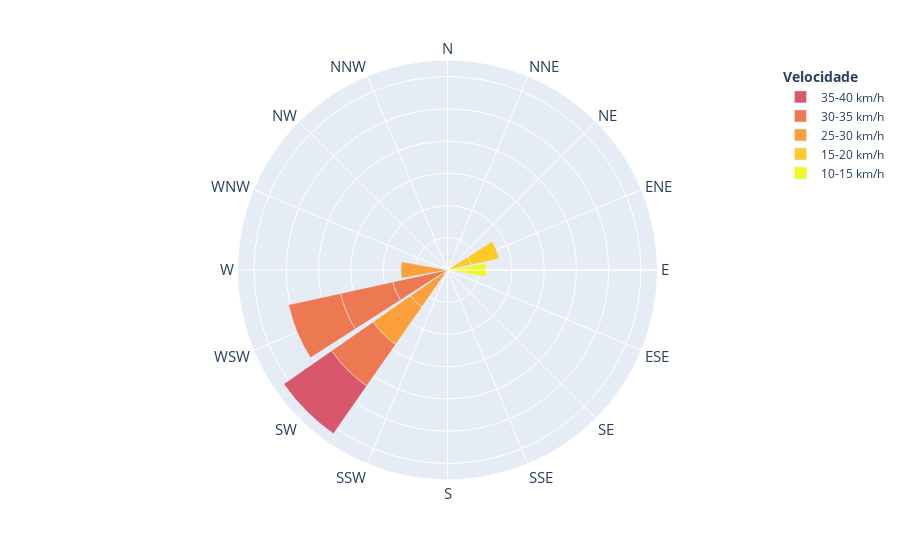
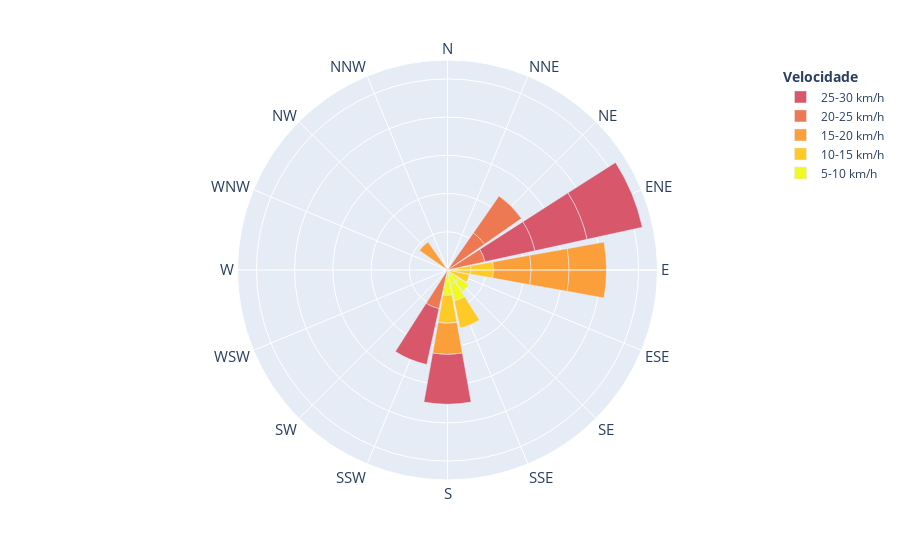
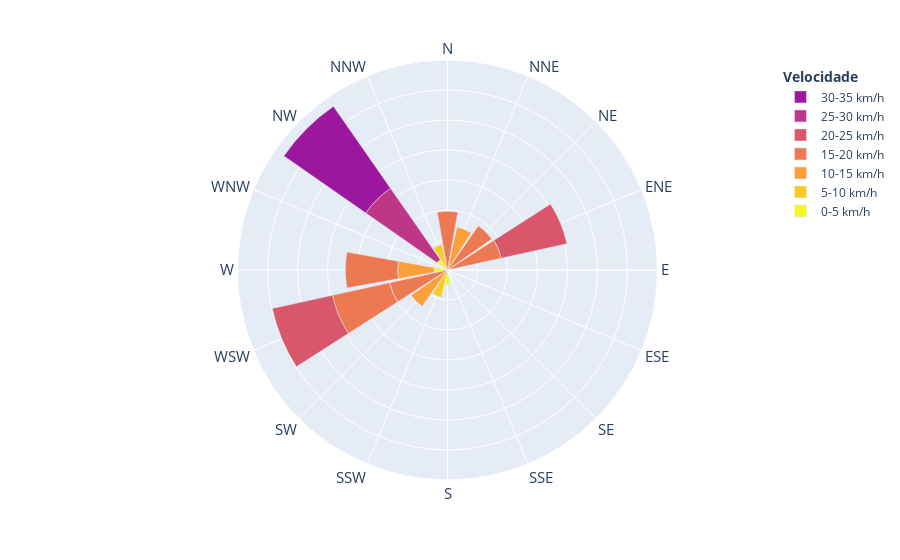
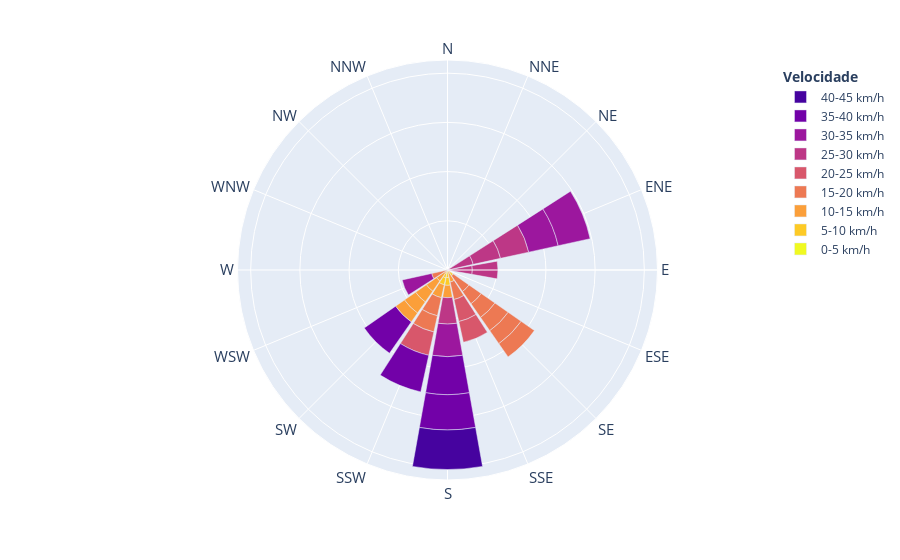

The code cell stored with these charts, in order, in its notebook:
### Markdown cell above
# Criando os gráficos por mês

### Code cell
import plotly.express as px

campaigns = trajs_659['campanha'].unique()

velocidade_cat = ['0-5 km/h', '5-10 km/h', '10-15 km/h', '15-20 km/h', '20-25 km/h', '25-30 km/h', '30-35 km/h', '35-40 km/h', '40-45 km/h']
dir_cat = ["N", "NNE", "NE", "ENE", "E", "ESE", "SE", "SSE", "S", "SSW", "SW", "WSW", "W", "WNW", "NW", "NNW"]

for c in campaigns:
    df = trajs_659.loc[trajs_659.campanha == c]
        
    fig = px.bar_polar(df, r='velocidade', theta='direção', color='velocidade_cat', 
                      category_orders={'velocidade_cat': velocidade_cat,
                                      'direção': dir_cat}, 
                       color_discrete_sequence = px.colors.sequential.Plasma_r,
                       hover_data={'data': True})

    fig.update_layout(legend=dict(
         traceorder='reversed',
         yanchor='top',
         y=0.99,
         xanchor='right',
         x=1.1,
         title=dict(
             text='<b>Velocidade', 
             font={'size': 14})),
         font_family='Open Sans',
         polar_radialaxis_showticklabels=False,
         polar_angularaxis_tickfont_size = 15,
         paper_bgcolor='rgb(255, 255, 255)')

    fig.show()

### Figure 1 — Plotly figure (JSON) as saved in the notebook; plotly's stock layout.template omitted (floating-point values rounded to 4 significant figures)
{"data": [{"customdata": [["July, 2018"], ["July, 2018"]], "hovertemplate": "velocidade_cat=10-15 km/h<br>velocidade=%{r}<br>direção=%{theta}<br>data=%{customdata[0]}<extra></extra>", "legendgroup": "10-15 km/h", "marker": {"color": "#f0f921"}, "name": "10-15 km/h", "r": [10.94, 13.14], "showlegend": true, "subplot": "polar", "theta": ["E", "E"], "type": "barpolar"}, {"customdata": [["July, 2018"], ["July, 2018"]], "hovertemplate": "velocidade_cat=15-20 km/h<br>velocidade=%{r}<br>direção=%{theta}<br>data=%{customdata[0]}<extra></extra>", "legendgroup": "15-20 km/h", "marker": {"color": "#fdca26"}, "name": "15-20 km/h", "r": [15.07, 17.68], "showlegend": true, "subplot": "polar", "theta": ["ENE", "ENE"], "type": "barpolar"}, {"customdata": [["July, 2018"], ["July, 2018"], ["July, 2018"]], "hovertemplate": "velocidade_cat=25-30 km/h<br>velocidade=%{r}<br>direção=%{theta}<br>data=%{customdata[0]}<extra></extra>", "legendgroup": "25-30 km/h", "marker": {"color": "#fb9f3a"}, "name": "25-30 km/h", "r": [27.98, 28.97, 28.32], "showlegend": true, "subplot": "polar", "theta": ["SW", "W", "SW"], "type": "barpolar"}, {"customdata": [["July, 2018"], ["July, 2018"], ["July, 2018"], ["July, 2018"]], "hovertemplate": "velocidade_cat=30-35 km/h<br>velocidade=%{r}<br>direção=%{theta}<br>data=%{customdata[0]}<extra></extra>", "legendgroup": "30-35 km/h", "marker": {"color": "#ed7953"}, "name": "30-35 km/h", "r": [31.42, 34.77, 33.14, 33.02], "showlegend": true, "subplot": "polar", "theta": ["SW", "WSW", "WSW", "WSW"], "type": "barpolar"}, {"customdata": [["July, 2018"]], "hovertemplate": "velocidade_cat=35-40 km/h<br>velocidade=%{r}<br>direção=%{theta}<br>data=%{customdata[0]}<extra></extra>", "legendgroup": "35-40 km/h", "marker": {"color": "#d8576b"}, "name": "35-40 km/h", "r": [36.05], "showlegend": true, "subplot": "polar", "theta": ["SW"], "type": "barpolar"}], "layout": {"barmode": "relative", "font": {"family": "Open Sans"}, "legend": {"title": {"font": {"size": 14}, "text": "<b>Velocidade"}, "tracegroupgap": 0, "traceorder": "reversed", "x": 1.1, "xanchor": "right", "y": 0.99, "yanchor": "top"}, "margin": {"t": 60}, "paper_bgcolor": "rgb(255, 255, 255)", "polar": {"angularaxis": {"categoryarray": ["N", "NNE", "NE", "ENE", "E", "ESE", "SE", "SSE", "S", "SSW", "SW", "WSW", "W", "WNW", "NW", "NNW"], "categoryorder": "array", "direction": "clockwise", "rotation": 90, "tickfont": {"size": 15}}, "domain": {"x": [0, 1], "y": [0, 1]}, "radialaxis": {"showticklabels": false}}}}

### Figure 2 — Plotly figure (JSON) as saved in the notebook; plotly's stock layout.template omitted (floating-point values rounded to 4 significant figures)
{"data": [{"customdata": [["August, 2018"], ["August, 2018"], ["August, 2018"], ["August, 2018"], ["August, 2018"], ["August, 2018"]], "hovertemplate": "velocidade_cat=5-10 km/h<br>velocidade=%{r}<br>direção=%{theta}<br>data=%{customdata[0]}<extra></extra>", "legendgroup": "5-10 km/h", "marker": {"color": "#f0f921"}, "name": "5-10 km/h", "r": [5.929, 7.211, 7.666, 8.959, 6.286, 7.359], "showlegend": true, "subplot": "polar", "theta": ["S", "SE", "SSE", "SSE", "SE", "S"], "type": "barpolar"}, {"customdata": [["August, 2018"], ["August, 2018"], ["August, 2018"], ["August, 2018"], ["August, 2018"], ["August, 2018"]], "hovertemplate": "velocidade_cat=10-15 km/h<br>velocidade=%{r}<br>direção=%{theta}<br>data=%{customdata[0]}<extra></extra>", "legendgroup": "10-15 km/h", "marker": {"color": "#fdca26"}, "name": "10-15 km/h", "r": [12.75, 14.43, 11.66, 12.31, 11.78, 14.56], "showlegend": true, "subplot": "polar", "theta": [null, "SSE", "ESE", "E", "E", "S"], "type": "barpolar"}, {"customdata": [["August, 2018"], ["August, 2018"], ["August, 2018"], ["August, 2018"], ["August, 2018"]], "hovertemplate": "velocidade_cat=15-20 km/h<br>velocidade=%{r}<br>direção=%{theta}<br>data=%{customdata[0]}<extra></extra>", "legendgroup": "15-20 km/h", "marker": {"color": "#fb9f3a"}, "name": "15-20 km/h", "r": [19.68, 19.84, 19.57, 17.84, 16.35], "showlegend": true, "subplot": "polar", "theta": ["E", "E", "E", "NW", "S"], "type": "barpolar"}, {"customdata": [["August, 2018"], ["August, 2018"], ["August, 2018"], ["August, 2018"]], "hovertemplate": "velocidade_cat=20-25 km/h<br>velocidade=%{r}<br>direção=%{theta}<br>data=%{customdata[0]}<extra></extra>", "legendgroup": "20-25 km/h", "marker": {"color": "#ed7953"}, "name": "20-25 km/h", "r": [20.12, 23.67, 23.46, 20.74], "showlegend": true, "subplot": "polar", "theta": ["ENE", "NE", "NE", "SSW"], "type": "barpolar"}, {"customdata": [["August, 2018"], ["August, 2018"], ["August, 2018"], ["August, 2018"], ["August, 2018"]], "hovertemplate": "velocidade_cat=25-30 km/h<br>velocidade=%{r}<br>direção=%{theta}<br>data=%{customdata[0]}<extra></extra>", "legendgroup": "25-30 km/h", "marker": {"color": "#d8576b"}, "name": "25-30 km/h", "r": [26.74, 28.0, 29.54, 29.9, 26.04], "showlegend": true, "subplot": "polar", "theta": ["ENE", "ENE", "ENE", "SSW", "S"], "type": "barpolar"}], "layout": {"barmode": "relative", "font": {"family": "Open Sans"}, "legend": {"title": {"font": {"size": 14}, "text": "<b>Velocidade"}, "tracegroupgap": 0, "traceorder": "reversed", "x": 1.1, "xanchor": "right", "y": 0.99, "yanchor": "top"}, "margin": {"t": 60}, "paper_bgcolor": "rgb(255, 255, 255)", "polar": {"angularaxis": {"categoryarray": ["N", "NNE", "NE", "ENE", "E", "ESE", "SE", "SSE", "S", "SSW", "SW", "WSW", "W", "WNW", "NW", "NNW"], "categoryorder": "array", "direction": "clockwise", "rotation": 90, "tickfont": {"size": 15}}, "domain": {"x": [0, 1], "y": [0, 1]}, "radialaxis": {"showticklabels": false}}}}

### Figure 3 — Plotly figure (JSON) as saved in the notebook; plotly's stock layout.template omitted (floating-point values rounded to 4 significant figures)
{"data": [{"customdata": [["September, 2018"], ["September, 2018"], ["September, 2018"]], "hovertemplate": "velocidade_cat=0-5 km/h<br>velocidade=%{r}<br>direção=%{theta}<br>data=%{customdata[0]}<extra></extra>", "legendgroup": "0-5 km/h", "marker": {"color": "#f0f921"}, "name": "0-5 km/h", "r": [4.945, 4.234, 4.472], "showlegend": true, "subplot": "polar", "theta": ["S", "NW", "W"], "type": "barpolar"}, {"customdata": [["September, 2018"], ["September, 2018"]], "hovertemplate": "velocidade_cat=5-10 km/h<br>velocidade=%{r}<br>direção=%{theta}<br>data=%{customdata[0]}<extra></extra>", "legendgroup": "5-10 km/h", "marker": {"color": "#fdca26"}, "name": "5-10 km/h", "r": [9.346, 8.67], "showlegend": true, "subplot": "polar", "theta": ["SSW", "NNW"], "type": "barpolar"}, {"customdata": [["September, 2018"], ["September, 2018"], ["September, 2018"]], "hovertemplate": "velocidade_cat=10-15 km/h<br>velocidade=%{r}<br>direção=%{theta}<br>data=%{customdata[0]}<extra></extra>", "legendgroup": "10-15 km/h", "marker": {"color": "#fb9f3a"}, "name": "10-15 km/h", "r": [12.14, 14.69, 14.79], "showlegend": true, "subplot": "polar", "theta": ["W", "NNE", "SW"], "type": "barpolar"}, {"customdata": [["September, 2018"], ["September, 2018"], ["September, 2018"], ["September, 2018"], ["September, 2018"], ["September, 2018"], ["September, 2018"]], "hovertemplate": "velocidade_cat=15-20 km/h<br>velocidade=%{r}<br>direção=%{theta}<br>data=%{customdata[0]}<extra></extra>", "legendgroup": "15-20 km/h", "marker": {"color": "#ed7953"}, "name": "15-20 km/h", "r": [17.44, 18.39, 18.0, 17.02, 19.75, 19.51, 19.58], "showlegend": true, "subplot": "polar", "theta": ["W", "ENE", "NE", null, "WSW", "WSW", "N"], "type": "barpolar"}, {"customdata": [["September, 2018"], ["September, 2018"]], "hovertemplate": "velocidade_cat=20-25 km/h<br>velocidade=%{r}<br>direção=%{theta}<br>data=%{customdata[0]}<extra></extra>", "legendgroup": "20-25 km/h", "marker": {"color": "#d8576b"}, "name": "20-25 km/h", "r": [22.39, 20.56], "showlegend": true, "subplot": "polar", "theta": ["ENE", "WSW"], "type": "barpolar"}, {"customdata": [["September, 2018"]], "hovertemplate": "velocidade_cat=25-30 km/h<br>velocidade=%{r}<br>direção=%{theta}<br>data=%{customdata[0]}<extra></extra>", "legendgroup": "25-30 km/h", "marker": {"color": "#bd3786"}, "name": "25-30 km/h", "r": [29.01], "showlegend": true, "subplot": "polar", "theta": ["NW"], "type": "barpolar"}, {"customdata": [["September, 2018"]], "hovertemplate": "velocidade_cat=30-35 km/h<br>velocidade=%{r}<br>direção=%{theta}<br>data=%{customdata[0]}<extra></extra>", "legendgroup": "30-35 km/h", "marker": {"color": "#9c179e"}, "name": "30-35 km/h", "r": [33.27], "showlegend": true, "subplot": "polar", "theta": ["NW"], "type": "barpolar"}], "layout": {"barmode": "relative", "font": {"family": "Open Sans"}, "legend": {"title": {"font": {"size": 14}, "text": "<b>Velocidade"}, "tracegroupgap": 0, "traceorder": "reversed", "x": 1.1, "xanchor": "right", "y": 0.99, "yanchor": "top"}, "margin": {"t": 60}, "paper_bgcolor": "rgb(255, 255, 255)", "polar": {"angularaxis": {"categoryarray": ["N", "NNE", "NE", "ENE", "E", "ESE", "SE", "SSE", "S", "SSW", "SW", "WSW", "W", "WNW", "NW", "NNW"], "categoryorder": "array", "direction": "clockwise", "rotation": 90, "tickfont": {"size": 15}}, "domain": {"x": [0, 1], "y": [0, 1]}, "radialaxis": {"showticklabels": false}}}}

### Figure 4 — Plotly figure (JSON) as saved in the notebook; plotly's stock layout.template omitted (floating-point values rounded to 4 significant figures)
{"data": [{"customdata": [["October, 2018"]], "hovertemplate": "velocidade_cat=0-5 km/h<br>velocidade=%{r}<br>direção=%{theta}<br>data=%{customdata[0]}<extra></extra>", "legendgroup": "0-5 km/h", "marker": {"color": "#f0f921"}, "name": "0-5 km/h", "r": [1.114], "showlegend": true, "subplot": "polar", "theta": ["WNW"], "type": "barpolar"}, {"customdata": [["October, 2018"], ["October, 2018"], ["October, 2018"], ["October, 2018"], ["October, 2018"]], "hovertemplate": "velocidade_cat=5-10 km/h<br>velocidade=%{r}<br>direção=%{theta}<br>data=%{customdata[0]}<extra></extra>", "legendgroup": "5-10 km/h", "marker": {"color": "#fdca26"}, "name": "5-10 km/h", "r": [8.121, 7.656, 7.234, 7.955, 7.199], "showlegend": true, "subplot": "polar", "theta": ["SSW", "S", "SSW", "S", "SE"], "type": "barpolar"}, {"customdata": [["October, 2018"], ["October, 2018"], ["October, 2018"], ["October, 2018"], ["October, 2018"], ["October, 2018"], ["October, 2018"], ["October, 2018"]], "hovertemplate": "velocidade_cat=10-15 km/h<br>velocidade=%{r}<br>direção=%{theta}<br>data=%{customdata[0]}<extra></extra>", "legendgroup": "10-15 km/h", "marker": {"color": "#fb9f3a"}, "name": "10-15 km/h", "r": [13.46, 13.61, 12.6, 13.29, 12.54, 13.81, 11.0, 12.55], "showlegend": true, "subplot": "polar", "theta": ["SSW", "SW", "SW", "SW", "SSE", "SW", "SW", "S"], "type": "barpolar"}, {"customdata": [["October, 2018"], ["October, 2018"], ["October, 2018"], ["October, 2018"], ["October, 2018"], ["October, 2018"], ["October, 2018"], ["October, 2018"], ["October, 2018"], ["October, 2018"]], "hovertemplate": "velocidade_cat=15-20 km/h<br>velocidade=%{r}<br>direção=%{theta}<br>data=%{customdata[0]}<extra></extra>", "legendgroup": "15-20 km/h", "marker": {"color": "#ed7953"}, "name": "15-20 km/h", "r": [18.19, 19.4, 15.17, 16.98, 16.39, 16.1, 16.39, 16.47, 18.86, 16.83], "showlegend": true, "subplot": "polar", "theta": ["SSE", "SE", "SE", "SE", "SE", "SE", "SE", "WSW", "SSW", "SSW"], "type": "barpolar"}, {"customdata": [["October, 2018"], ["October, 2018"], ["October, 2018"]], "hovertemplate": "velocidade_cat=20-25 km/h<br>velocidade=%{r}<br>direção=%{theta}<br>data=%{customdata[0]}<extra></extra>", "legendgroup": "20-25 km/h", "marker": {"color": "#d8576b"}, "name": "20-25 km/h", "r": [22.92, 21.58, 24.28], "showlegend": true, "subplot": "polar", "theta": ["SSE", "SSE", "SSW"], "type": "barpolar"}, {"customdata": [["October, 2018"], ["October, 2018"], ["October, 2018"], ["October, 2018"], ["October, 2018"], ["October, 2018"]], "hovertemplate": "velocidade_cat=25-30 km/h<br>velocidade=%{r}<br>direção=%{theta}<br>data=%{customdata[0]}<extra></extra>", "legendgroup": "25-30 km/h", "marker": {"color": "#bd3786"}, "name": "25-30 km/h", "r": [25.24, 26.73, 26.05, 28.4, 26.82, 29.39], "showlegend": true, "subplot": "polar", "theta": ["E", "ENE", "E", "ENE", "S", "ENE"], "type": "barpolar"}, {"customdata": [["October, 2018"], ["October, 2018"], ["October, 2018"], ["October, 2018"]], "hovertemplate": "velocidade_cat=30-35 km/h<br>velocidade=%{r}<br>direção=%{theta}<br>data=%{customdata[0]}<extra></extra>", "legendgroup": "30-35 km/h", "marker": {"color": "#9c179e"}, "name": "30-35 km/h", "r": [30.66, 33.09, 30.62, 33.23], "showlegend": true, "subplot": "polar", "theta": ["WSW", "S", "ENE", "ENE"], "type": "barpolar"}, {"customdata": [["October, 2018"], ["October, 2018"], ["October, 2018"], ["October, 2018"]], "hovertemplate": "velocidade_cat=35-40 km/h<br>velocidade=%{r}<br>direção=%{theta}<br>data=%{customdata[0]}<extra></extra>", "legendgroup": "35-40 km/h", "marker": {"color": "#7201a8"}, "name": "35-40 km/h", "r": [38.79, 38.01, 38.63, 35.84], "showlegend": true, "subplot": "polar", "theta": ["SW", "SSW", "S", "S"], "type": "barpolar"}, {"customdata": [["October, 2018"]], "hovertemplate": "velocidade_cat=40-45 km/h<br>velocidade=%{r}<br>direção=%{theta}<br>data=%{customdata[0]}<extra></extra>", "legendgroup": "40-45 km/h", "marker": {"color": "#46039f"}, "name": "40-45 km/h", "r": [40.17], "showlegend": true, "subplot": "polar", "theta": ["S"], "type": "barpolar"}], "layout": {"barmode": "relative", "font": {"family": "Open Sans"}, "legend": {"title": {"font": {"size": 14}, "text": "<b>Velocidade"}, "tracegroupgap": 0, "traceorder": "reversed", "x": 1.1, "xanchor": "right", "y": 0.99, "yanchor": "top"}, "margin": {"t": 60}, "paper_bgcolor": "rgb(255, 255, 255)", "polar": {"angularaxis": {"categoryarray": ["N", "NNE", "NE", "ENE", "E", "ESE", "SE", "SSE", "S", "SSW", "SW", "WSW", "W", "WNW", "NW", "NNW"], "categoryorder": "array", "direction": "clockwise", "rotation": 90, "tickfont": {"size": 15}}, "domain": {"x": [0, 1], "y": [0, 1]}, "radialaxis": {"showticklabels": false}}}}
